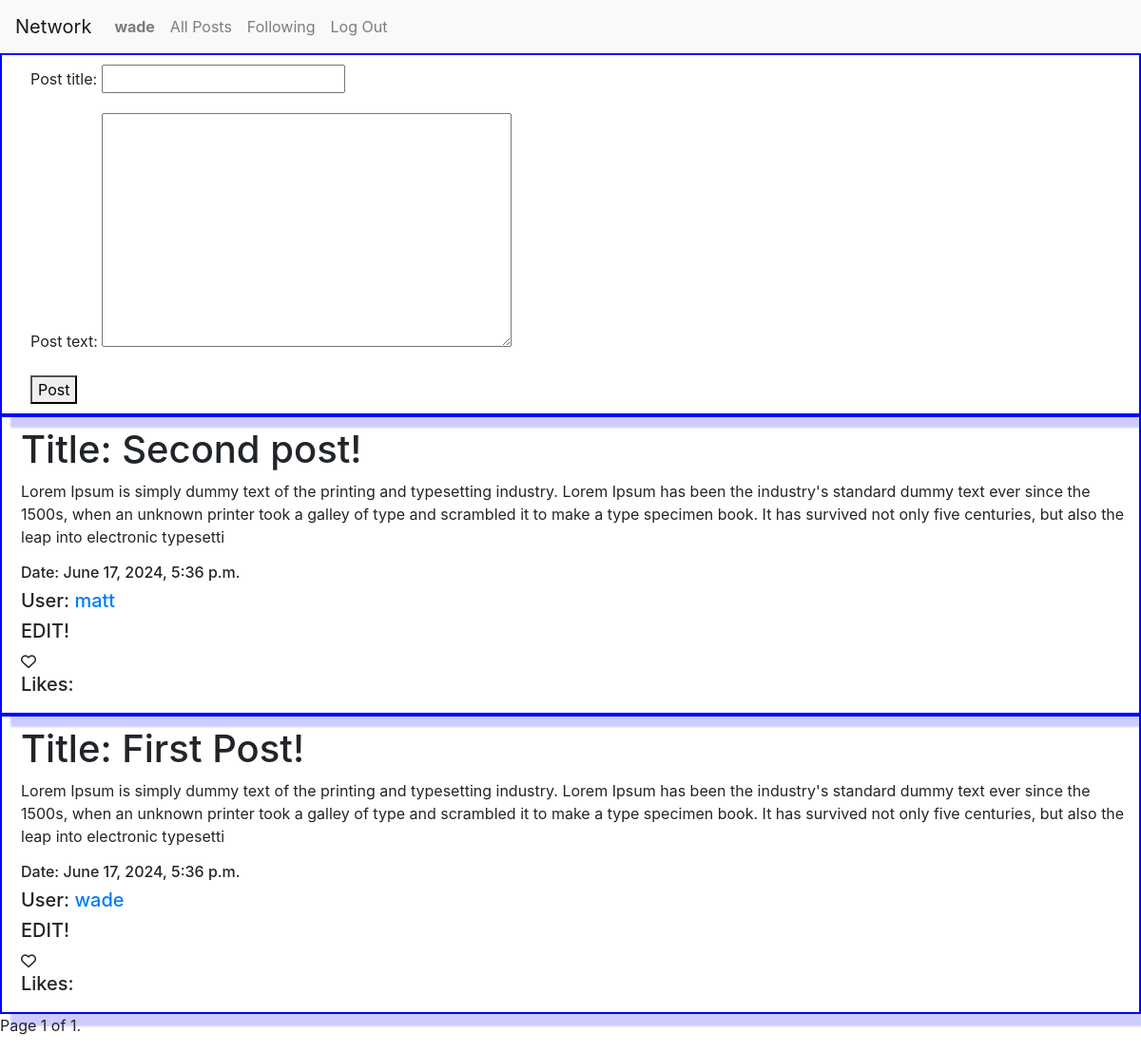
/ (signed in), run on the app's committed database.
### network/models.py (models this page shows)
class User(AbstractUser):
    pass

class Posts(models.Model):
    post_title=models.CharField(max_length=20) #title
    post_text=models.TextField(max_length=330) #text
    likes=models.ManyToManyField(User,related_name="post_likes", blank=True) #likes, will be many users
    post_date=models.DateTimeField(auto_now_add=True) #date/time
    user=models.ForeignKey(User, related_name="post_author", on_delete=models.CASCADE) #user id foreign key

### network/views.py (the view, shortened to what this page needs)
# urls.py: path("", views.index, name="index"),
@login_required(login_url='login')  #requires user to be logged in to post and view forum
def index(request):
    form1=PostForm()                  #request post form
    posts=Posts.objects.all()        # gets all posts and paginates them when returning a render of the index view
    posts=posts.order_by("-post_date") # order posts by date
    for post in posts:                     # loop through all ordered posts and add a temporary attribute of the number of likes per post
        post.likes_counts=post.likes.count()
    p=Paginator(posts,10)            # paginating
    page_number=request.GET.get('page')
    page_obj=p.get_page(page_number)
    return render(request, "network/index.html", {'form1':form1, 'page_obj':page_obj})

### network/forms.py
class PostForm(forms.ModelForm):
    class Meta:
        model = Posts
        fields = ['post_title', 'post_text']

### network/templates/network/index.html (shortened to what this page needs)
{% extends "network/layout.html" %}
{% block body %}
<form method="POST" class="wade_form">
    {{ form1.as_p }}
    <button type="submit">Post</button>
</form>
{% for page in page_obj %}
<div class="Post">
<h1>Title: {{page.post_title}}</h1>
<p>{{page.post_text}}</p>
<h6>Date: {{page.post_date}}</h6>
<h5>User: <a href="{% url 'profile' page.user.id %}">{{ page.user.username }}</a></h5>
<h5>EDIT!</h5>
<div class="heart_container">
    <i class="fa-regular fa-heart"></i>
</div>
<h5>Likes: {{page.likes_count}}</h5>
</div>
{% endfor %}
<nav aria-label="Page navigation">
    <ul class="pagination">
        {% if page_obj.paginator.num_pages > 0 %}
        <li>
        <span class="pagination">
            Page {{ page_obj.number }} of {{ page_obj.paginator.num_pages }}.
        </span>
        </li>
        {% else %}
        <H1> No pages to display</H1>
        {% endif %}
    </ul>
    </nav>
{% endblock %}

### network/templates/network/layout.html (shortened to what this page needs)
{% load static %}
<!DOCTYPE html>
<html lang="en">
    <head>
        <link rel="stylesheet" href="https://stackpath.bootstrapcdn.com/bootstrap/4.4.1/css/bootstrap.min.css">
        <link href="{% static 'network/styles.css' %}" rel="stylesheet">
    </head>
    <body>
        <nav class="navbar navbar-expand-lg navbar-light bg-light">
            <a class="navbar-brand" href="#">Network</a>
            <div>
              <ul class="navbar-nav mr-auto">
                {% if user.is_authenticated %}
                    <li class="nav-item">
                        <a class="nav-link" href="#"><strong>{{ user.username }}</strong></a>
                    </li>
                {% endif %}
                <li class="nav-item">
                  <a class="nav-link" href="{% url 'index' %}">All Posts</a>
                </li>
                {% if user.is_authenticated %}
                    <li class="nav-item">
                        <a class="nav-link" href="#">Following</a>
                    </li>
                    <li class="nav-item">
                        <a class="nav-link" href="{% url 'logout' %}">Log Out</a>
                    </li>
                {% endif %}
              </ul>
            </div>
          </nav>
        <div class="body">
            {% block body %}
            {% endblock %}
        </div>
    </body>
</html>

### network/static/network/styles.css (style rules this page uses)
.Post { align-content: center; align-self: flex-end; box-shadow: 12px 12px 2px 1px rgba(0, 0, 255, .2); border: 2px solid blue; padding-left: 20px; padding-bottom: 10px; padding-top: 10px; }
.wade_form { align-content: center; align-self: flex-end; box-shadow: 12px 12px 2px 1px rgba(0, 0, 255, .2); border: 2px solid blue; padding-left: 30px; padding-bottom: 10px; padding-top: 10px; }
.fa-heart { --fa-primary-color: red; }

### data on the page
User: username "wade"
Posts: post_title "Second post!", post_text "Lorem Ipsum is simply dummy text of the printing and typesetting industry. Lorem Ipsum has been the industry's standard dummy text ever since the 1500s, when an unknown printer took a galley of type and scrambled it to make a type specimen book. It has survived not only five centuries, but also the leap into electronic typesetti", post_date "June 17, 2024, 5:36 p.m.", user.username "matt"
Posts: post_title "First Post!", post_text "Lorem Ipsum is simply dummy text of the printing and typesetting industry. Lorem Ipsum has been the industry's standard dummy text ever since the 1500s, when an unknown printer took a galley of type and scrambled it to make a type specimen book. It has survived not only five centuries, but also the leap into electronic typesetti", post_date "June 17, 2024, 5:36 p.m.", user.username "wade"

### other printed values
{{ page_obj.number }} "1"
{{ page_obj.paginator.num_pages }} "1"
